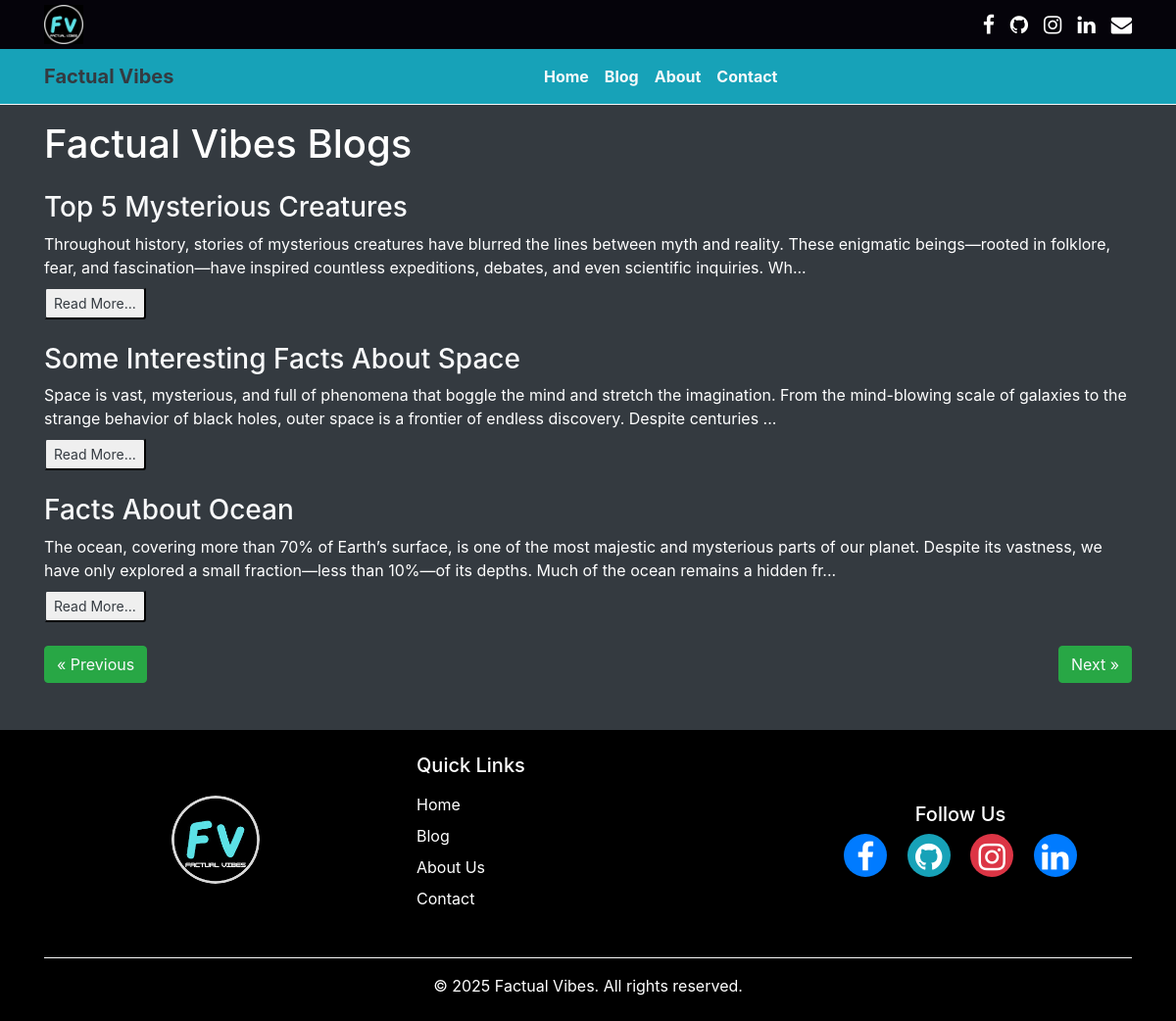
The page /blog/ on the database as committed earlier.
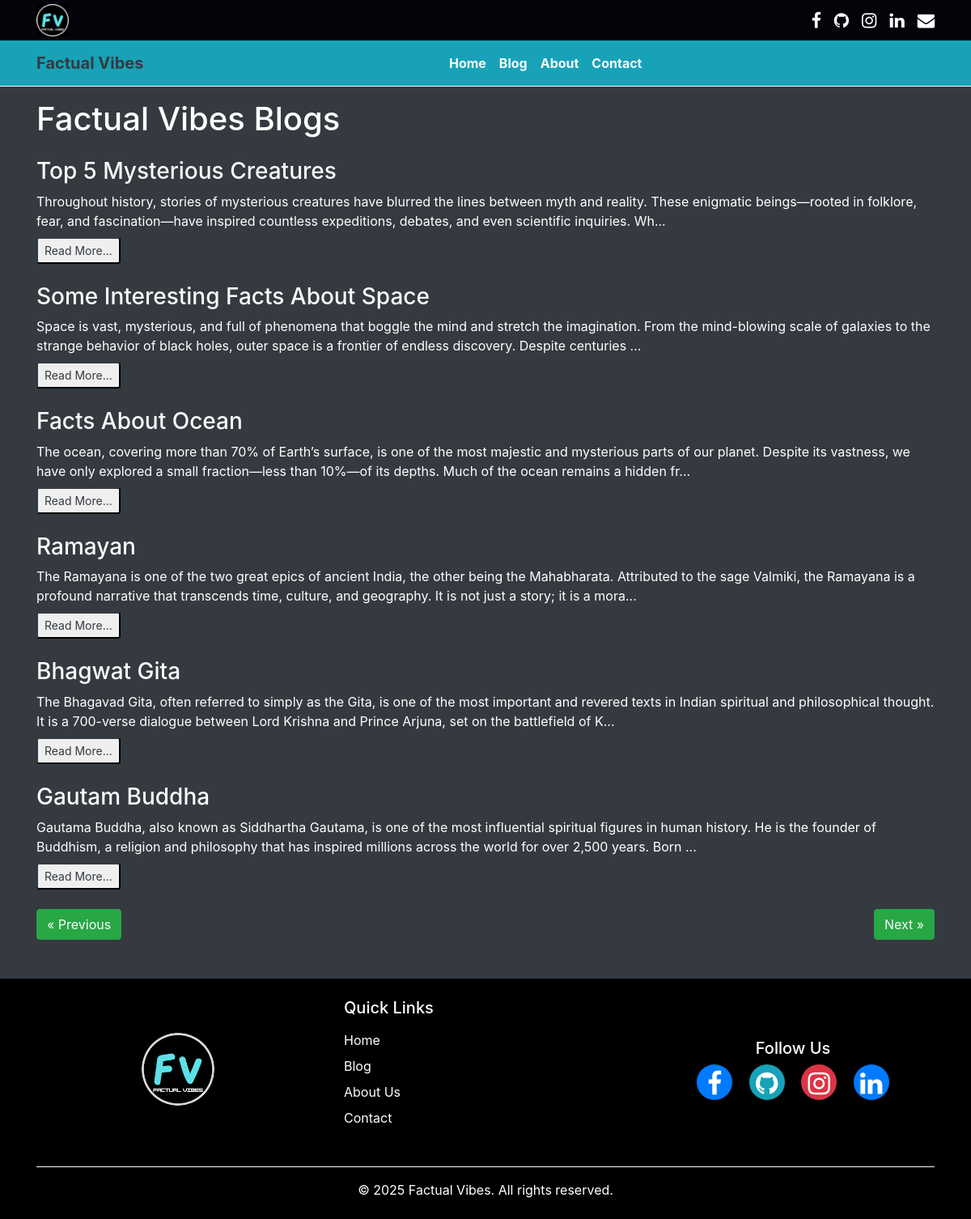
The same page on the database as committed later.
### blog/models.py (models this page shows, shortened)
class Blog(models.Model):
    sno = models.AutoField(primary_key=True)
    title = models.CharField(max_length=200)
    content = models.TextField()
    short_desc = models.CharField(max_length=300, default="")
    slug = models.CharField(max_length=100)
    time = models.DateTimeField(auto_now=True)
    CATEGORY_CHOICES = [
        ('fact', 'Fact'),
        ('scripture', 'Scripture'),
        ('sports', 'Sports'),
        ('other', 'Other'),
    ]
    category = models.CharField(max_length=20, choices=CATEGORY_CHOICES, default='other')
    image = models.ImageField(upload_to="blog_images/", null=True, blank=True)

### blog/views.py (the view)
# urls.py: 2. Add a URL to urlpatterns:  path('blog/', include('blog.urls'))
def blog(request):
    no_of_posts = 7
    page = request.GET.get('page')
    if page is None:
        page = 1
    else:
        page = int(page)
    blogs = Blog.objects.all()
    length = len(blogs)
    blogs = blogs[(page-1)*no_of_posts: page*no_of_posts]
    prev = page - 1 if page > 1 else None
    nxt = page + 1 if page < math.ceil(length / no_of_posts) else None
    context = {'blogs': blogs, 'prev': prev, 'nxt': nxt}
    return render(request, 'bloghome.html', context)

### templates/bloghome.html (shortened to what this page needs)
{% extends "base.html" %}
{% block blogactive %}active{% endblock blogactive %}
{% block body %}
<body class="bg-dark"></body>
<div class="container text-white mt-3">
<h1>Factual Vibes Blogs</h1>
{% for blog in blogs %}
<div class="my-4">
      <h3 class=" text-dark"><a href="/blogpost/{{blog.slug}}" class="text-light"> {{blog.title}}</a></h3>
      <div class="my-2">
          {{blog.short_desc|slice:245}}...
      </div>
      <a href="/blogpost/{{blog.slug}}" class="text-dark"><button class="btn-sm btn-outline-dark">Read More...</button></a>
</div>
  {% endfor %}
  <div class="my-3">
    {% if prev %}
    <button class="btn btn-success"><a class="text-light" href="/blog?page={{prev}}">&laquo; Previous</a></button>
    {% else %}
    <button class="btn btn-success"><a class="text-light" href="#">&laquo; Previous</a></button>
    {% endif %}
    {% if nxt %}
    <button class="btn btn-success float-right"><a class="text-light" href="/blog?page={{nxt}}">Next &raquo;</a></button>
    {% else %}
    <button class="btn btn-success float-right"><a class="text-light" href="#">Next &raquo;</a></button>
    {% endif %}
  </div>
</div>
{% endblock body %}

Rows that differ between the two databases and show on the page:
added Blog: title "Ramayan", short_desc "The Ramayana is one of the two great epics of ancient India, the other being the Mahabharata. Attributed to the sage Valmiki, the Ramayana is a profound narrative that transcends time, culture, and geography. It is not just a story; it is a mora"
added Blog: title "Bhagwat Gita", short_desc "The Bhagavad Gita, often referred to simply as the Gita, is one of the most important and revered texts in Indian spiritual and philosophical thought. It is a 700-verse dialogue between Lord Krishna and Prince Arjuna, set on the battlefield of K"
added Blog: title "Gautam Buddha", short_desc "Gautama Buddha, also known as Siddhartha Gautama, is one of the most influential spiritual figures in human history. He is the founder of Buddhism, a religion and philosophy that has inspired millions across the world for over 2,500 years. Born"
